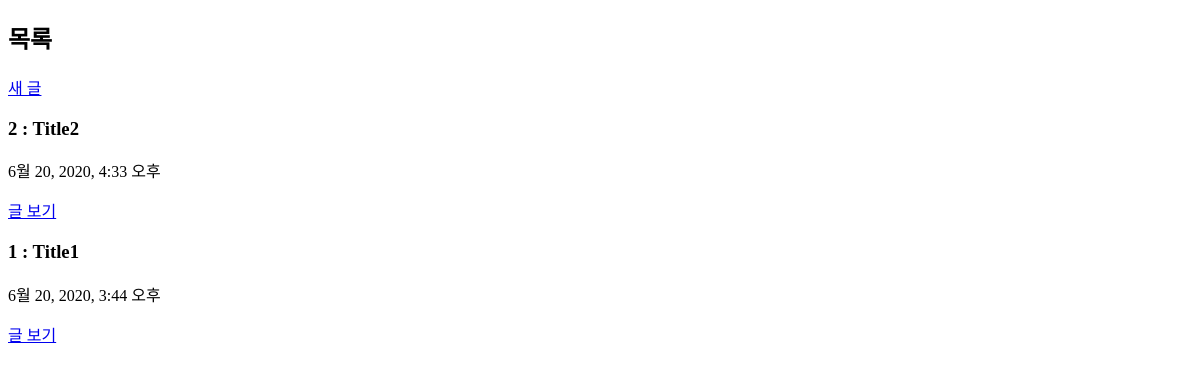
The page /articles/ on the database as committed earlier.
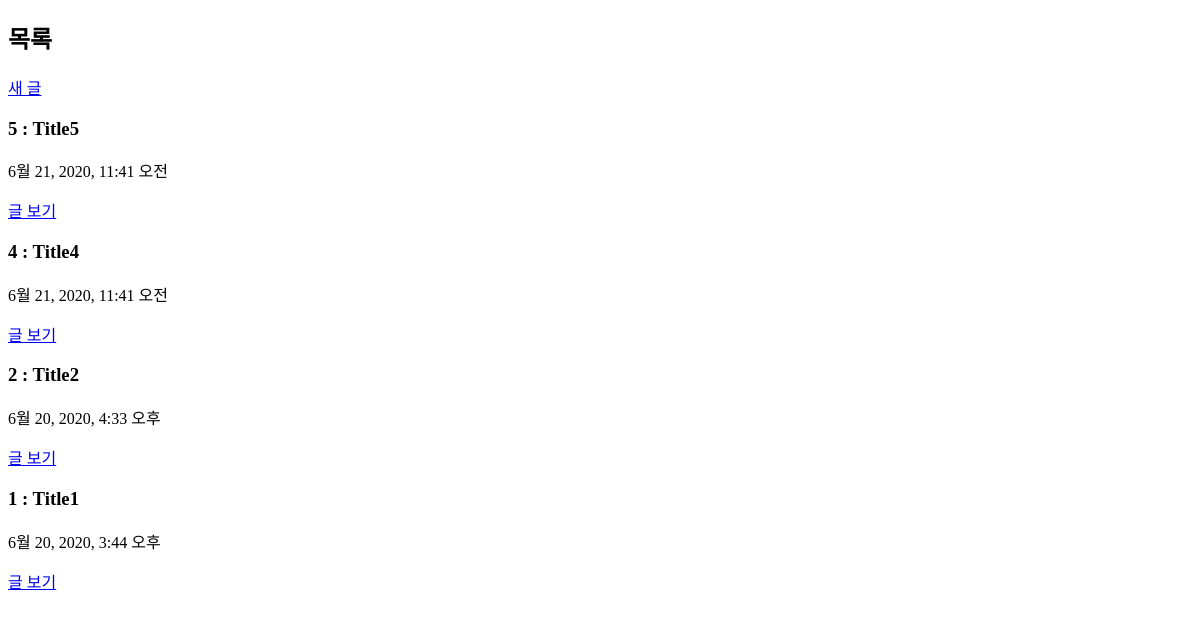
The same page on the database as committed later.
### articles/models.py (models this page shows)
class Article(models.Model):
    title = models.CharField(max_length=100)
    content = models.TextField()
    created_at = models.DateTimeField(auto_now_add=True)
    updated_at = models.DateTimeField(auto_now=True)

### articles/views.py (the view)
# urls.py: path('', views.index, name='index'),
def index(request):
    articles = Article.objects.order_by('-pk')  # 가장 최신에 등록한 글을 맨 위로
    context = {
        'articles' : articles
    }
    return render(request, 'articles/index.html', context)

### articles/templates/articles/index.html
{% extends 'base.html' %}
{% block body %}
  <h2>목록</h2>
  <a href="{% url 'articles:create' %}">새 글</a>
  {% for article in articles %}
    <h3>{{ article.pk }} : {{article.title}}</h3>
    <p>{{ article.created_at }}</p>
    <a href="{% url 'articles:detail' article.pk %}">글 보기</a>
  {% endfor %}
{% endblock %}

### templates/base.html (shortened to what this page needs)
<!DOCTYPE html>
<html lang="ko">
<head>
</head>
<body>
  {% block body %}
  {% endblock %}
</body>
</html>

Rows that differ between the two databases and show on the page:
added Article: pk "5", title "Title5", created_at "6월 21, 2020, 11:41 오전"
added Article: pk "4", title "Title4", created_at "6월 21, 2020, 11:41 오전"
